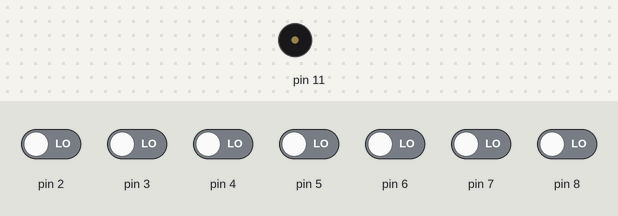
Bench run of a sketch on a simulated Arduino Uno, built with avr-gcc and run on an emulated ATmega328P. Shown: buzzer (waves = sounding). Inputs (shaded band) come from the test bench; at power-on: pin 2–8 LOW.

Above: at 1.2 s.
1.3 s: pin 2 driven HIGH
At 1.6 s:
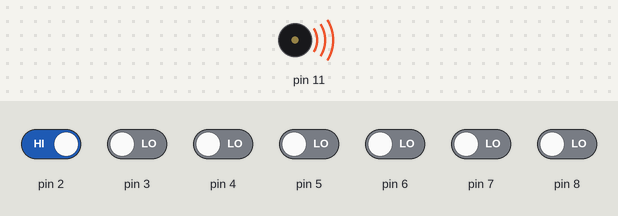
Timing chart, 0 to 4.3 s (numbered marks = the images above; inputs shaded):
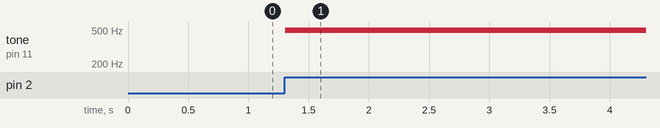

Measured:
- after the input at 1.3 s, tone on pin 11: silent → 494 Hz at once

The sketch:

Programa.ino
```cpp
// C++ code
//
void setup()
{
  pinMode(8, INPUT);
  pinMode(11, OUTPUT);
  pinMode(7, INPUT);
  pinMode(6, INPUT);
  pinMode(5, INPUT);
  pinMode(4, INPUT);
  pinMode(3, INPUT);
  pinMode(2, INPUT);
}

void loop()
{
  if (digitalRead(8) == 1) {
    tone(11, 262, 200); // play tone 48 (C4 = 262 Hz)
  }
  if (digitalRead(7) == 1) {
    tone(11, 294, 200); // play tone 50 (D4 = 294 Hz)
  }
  if (digitalRead(6) == 1) {
    tone(11, 330, 200); // play tone 52 (E4 = 330 Hz)
  }
  if (digitalRead(5) == 1) {
    tone(11, 349, 200); // play tone 53 (F4 = 349 Hz)
  }
  if (digitalRead(4) == 1) {
    tone(11, 392, 200); // play tone 55 (G4 = 392 Hz)
  }
  if (digitalRead(3) == 1) {
    tone(11, 440, 200); // play tone 57 (A4 = 440 Hz)
  }
  if (digitalRead(2) == 1) {
    tone(11, 494, 200); // play tone 59 (B4 = 494 Hz)
  }
  delay(10); // Delay a little bit to improve simulation performance
}
```
